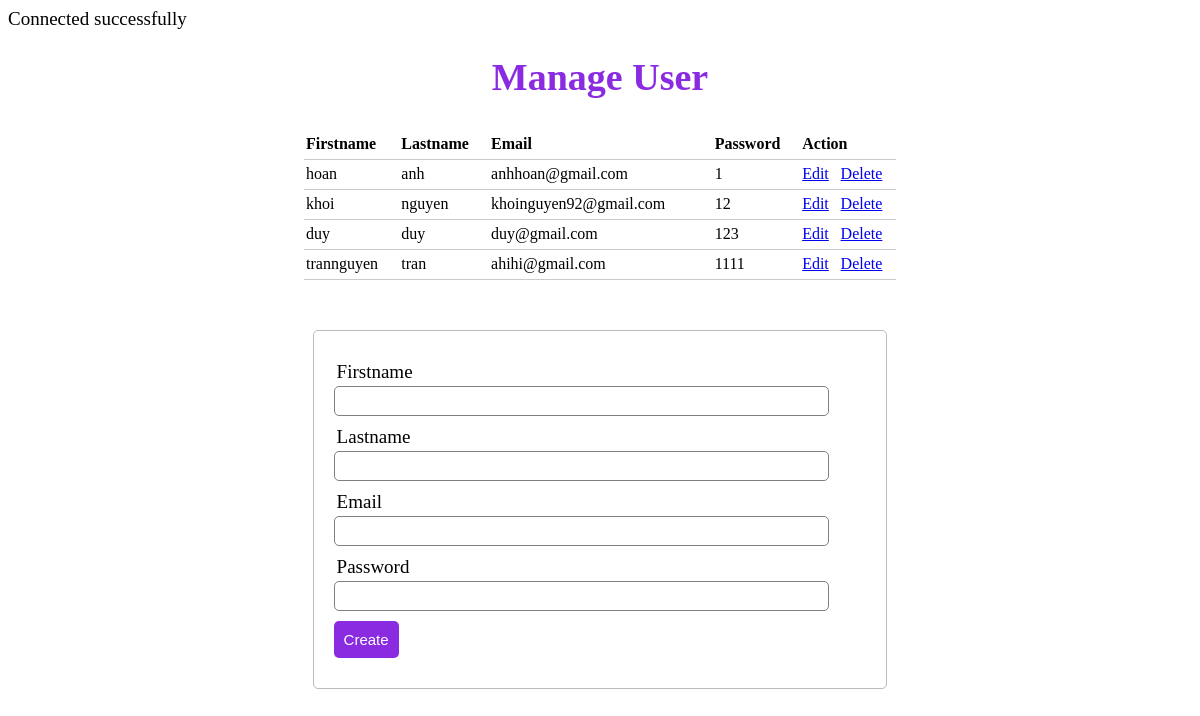
Page /oop-mvc/view/admin.php on the committed database.
### tables this page shows
CREATE TABLE `users` (
  `id` int(50) NOT NULL,
  `firstname` varchar(255) NOT NULL,
  `lastname` varchar(255) NOT NULL,
  `email` varchar(255) NOT NULL,
  `password` varchar(255) NOT NULL
);

### oop-mvc/model/database.php (called while the page is built, shortened)
<?php
class database{
	var $_dbh ='';
	var $_sql = '';
	public function database(){
		$servername = "localhost";
		$username = "root";
		$password = "";
	try {
    $this->_dbh = new PDO("mysql:host=$servername;dbname=oop-mvc", $username, $password);
    $this->_dbh->setAttribute(PDO::ATTR_ERRMODE, PDO::ERRMODE_EXCEPTION);
		}
	catch(PDOException $e){
    	echo "Connection failed: " . $e->getMessage();
    	}
	}
	public function setQuery($sql){
		$this->_sql = $sql;
	}
	public function execute($option = array()){
	$this->_cursor = $this->_dbh->prepare($this->_sql);
		$this->_cursor->execute();
		return $this->_cursor;
	}
	public function loadAllRows($option = array()){
		if(!$option){
			if(!$result = $this->execute())
				return false;
		}
		else{
			if(!$result = $this->execute($option))
				return false;
		}
		return $result->fetchAll(PDO::FETCH_OBJ);
	}
}
?>

### oop-mvc/controller/c_user.php (called while the page is built, shortened)
<?php
include('/model/m_user.php');
class C_user{
	public function showData(){
		$m_user = new M_user();
		$showUser = $m_user->getData();
		return array('showUser'=>$showUser);
	}
}
?>

### oop-mvc/model/m_user.php (called while the page is built, shortened)
<?php
include('/model/database.php');
class M_user extends database
{
	function getData(){
		$sql = "SELECT * FROM users";
		return $this->loadAllRows();
	}
}
?>

### oop-mvc/view/admin.php (the view, shortened to what this page needs)
<?php
include('/opt/lampp/htdocs/oop-mvc/controller/c_user.php');
$c_user = new C_user();
$c_update = new C_user();
$content = $c_user->showData();
$showUser = $content['showUser'];
$update = $c_update->update();
?>
<html>
<head>
	<link rel="stylesheet" type="text/css" href="css/styleAdmin.css">
</head>
<body>
	<div>
		<h1 class="pageadmin">Manage User</h1>
	</div>
	<table>
		<thead>
			<tr>
				<th>Firstname</th>
				<th>Lastname</th>
				<th>Email</th>
				<th>Password</th>
				<th colspan="2">Action</th>
			</tr>
		</thead>
		<tbody>
			<?php
		for($i = 0; $i < count($showUser);$i++){
			?>
			<tr>
				<td><?=$showUser[$i]->firstname?></td>
				<td><?=$showUser[$i]->lastname?></td>
				<td><?=$showUser[$i]->email?></td>
				<td><?=$showUser[$i]->password?></td>
				<td>
					<a href="#">Edit</a>
				</td>
				<td>
					<a href="#">Delete</a>
				</td>
			</tr>
			<?php } ?>
		</tbody>
	</table>
	<form method="post" action="#">
		<div class="input-group">
			<label>Firstname</label>
			<input type="text" name="firstname" value="">
		</div>
		<div class="input-group">
			<label>Lastname</label>
			<input type="text" name="lastname" value="">
		</div>
		<div class="input-group">
			<label>Email</label>
			<input type="text" name="email" value="">
		</div>
		<div class="input-group">
			<label>Password</label>
			<input type="password" name="password" value="">
		</div>
		<div class="input-group">
			<?php if($update['edit_state'] == false):?>
			<button class="btn" type="submit" name="save">Create</button>
			<?php else: ?>
			<button class="btn" type="submit" name="update">Update</button>
			<?php endif ?>
		</div>
	</form>
</body>
</html>

### oop-mvc/view/css/styleAdmin.css (style rules this page uses)
body { font-size: 19px; }
.pageadmin { text-align: center; color: blueviolet; }
table { width: 50%; margin: 30px auto; border-collapse: collapse; text-align: left; }
tr { border-bottom: 1px solid #cbcbcb; }
th, td { border: none; height: 30px; padding: 2px; }
form { width: 45%; margin: 50px auto; text-align: left; padding: 20px; border: 1px solid #bbbbbb; border-radius: 5px; }
.input-group { margin: 10px 0px 10px 0px; }
.input-group label { display: block; text-align: left; margin: 3px; }
.input-group input { height: 30px; width: 93%; padding: 5px 10px; font-size: 16px; border-radius: 5px; border: 1px solid gray; }
.btn { padding: 10px; font-size: 15px; color: white; background: blueviolet; border: none; border-radius: 5px; }

### rows in the picture
users: firstname "hoan", lastname "anh", email "anhhoan@gmail.com", password "1"
users: firstname "khoi", lastname "nguyen", email "khoinguyen92@gmail.com", password "12"
users: firstname "duy", lastname "duy", email "duy@gmail.com", password "123"
users: firstname "trannguyen", lastname "tran", email "ahihi@gmail.com", password "1111"
